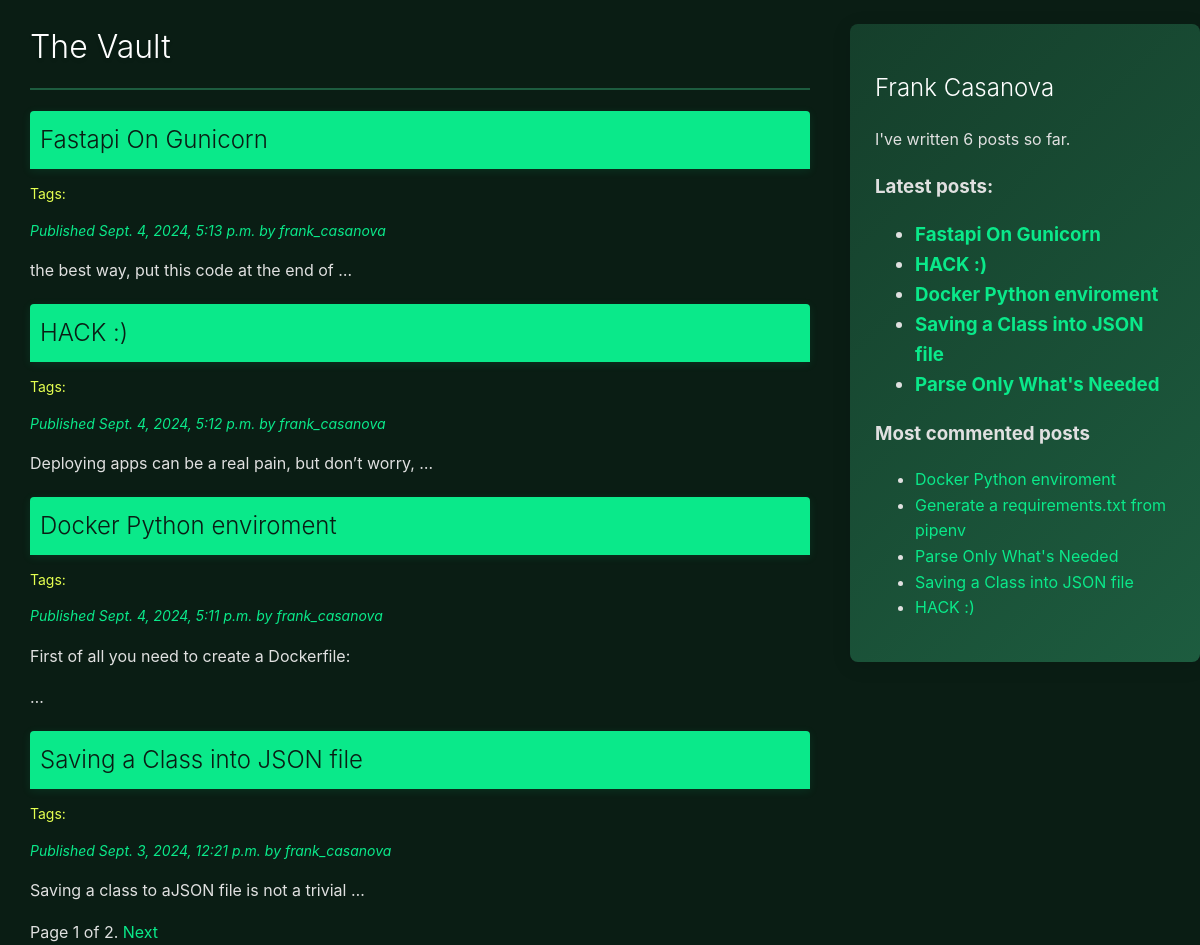
The app's page /, older data.
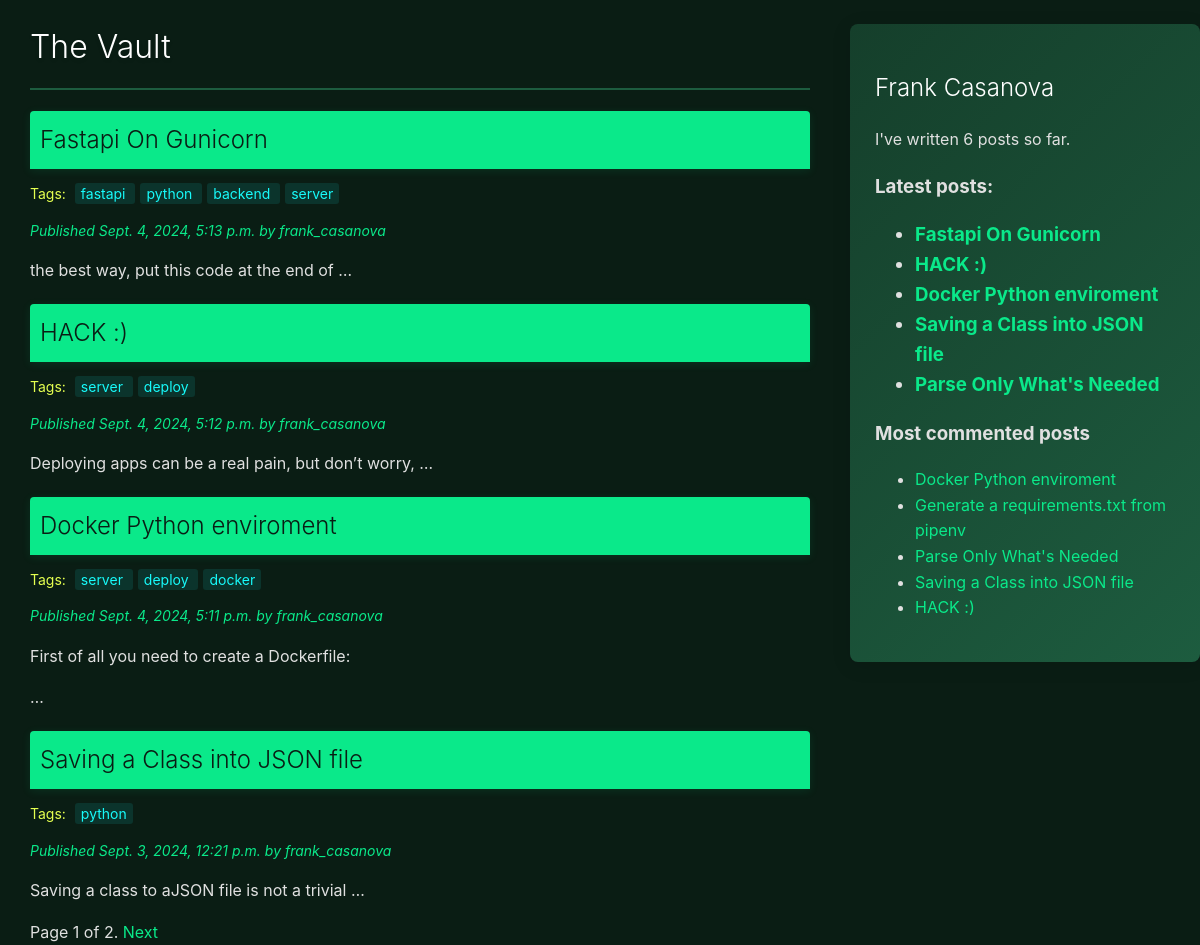
The same page, newer data.
### blog/models.py (models this page shows, shortened)
class Post_djb(models.Model):
    class Status(models.TextChoices):
        DRAFT = 'd', 'Draft'
        PUBLISHED = 'p', 'Published'
    title = models.CharField(max_length=87)
    slug = models.SlugField(max_length=87, unique_for_date='publish')
    author = models.ForeignKey(settings.AUTH_USER_MODEL, on_delete=models.CASCADE, related_name='blog_posts')
    body = models.TextField()
    publish = models.DateTimeField(default=timezone.now)
    created = models.DateTimeField(auto_now_add=True)
    updated = models.DateTimeField(auto_now=True)
    status = models.CharField(max_length=1, choices=Status.choices, default=Status.DRAFT)
    objects = models.Manager()
    published = PublishedManager()
    tags = TaggableManager()
    class Meta:
        ordering = ['-publish']
        indexes = [
            models.Index(fields=['-publish']),
        ]
    def get_absolute_url(self):
        return reverse("blog:post_detail", args=[
            self.publish.year,
            self.publish.month,
            self.publish.day,
            self.slug
            ])

### blog/views.py (the view)
# urls.py: path('', views.PostListView.as_view(), name='post_list'),
class PostListView(ListView):
    queryset = Post_djb.published.all()
    context_object_name = 'posts'
    paginate_by = 4
    template_name = 'blog/post/list.html'
    tag = None
    def get_queryset(self):
        queryset = super().get_queryset()
        if self.tag:
            queryset = queryset.filter(tags__in=[self.tag])
        return queryset
    def get_context_data(self, **kwargs):
        context = super().get_context_data(**kwargs)
        context['tag'] = self.tag
        return context
    def get(self, request, tag_slug=None):
        if tag_slug:
            self.tag = get_object_or_404(Tag, slug=tag_slug)
        return super().get(request)

### blog/models.py (called while the page is built)
    def get_queryset(self):
        return super().get_queryset().filter(status=Post_djb.Status.PUBLISHED)

### blog/templatetags/blog_tags.py (called while the page is built)
@register.simple_tag
def total_posts():
    return Post_djb.objects.count()

@register.inclusion_tag('blog/post/latest_posts.html')
def show_latest_posts(count=5):
    latest_posts = Post_djb.published.order_by('-publish')[:count]
    return {'latest_posts': latest_posts}

@register.simple_tag
def get_most_commented_posts(count=5):
    return Post_djb.published.annotate(total_comments=Count('comments')).order_by('-total_comments')[:count]

@register.filter(name='markdown')
def markdown_format(text):
    return mark_safe(markdown.markdown(text))

### blog/templates/blog/post/list.html (shortened to what this page needs)
{% extends "blog/base.html" %}
{% load blog_tags %}
{% block content %}
<a href="{% url 'blog:post_list' %}">
  <h1 class="title">The Vault</h1>
</a>
  {% for post in posts %}
      <a href="{{ post.get_absolute_url }}">
        <h2 class="post-title">{{ post.title }}</h2>
      </a>
      <p class="tags">
        Tags:
        {% for tag in post.tags.all %}
          <a href="{% url "blog:post_list_by_tag" tag.slug %}">
            {{ tag.name }}
          </a>{% if not forloop.last %} {% endif %}
        {% endfor %}
      </p>
    <p class="date">
      Published {{ post.publish }} by {{ post.author }}
    </p>
    <div class="post-body">
      {{ post.body|markdown|truncatewords_html:10|safe }}
    </div>
  {% endfor %}
  {% include "pagination.html" with page=page_obj %}
{% endblock %}

### blog/templates/blog/base.html (shortened to what this page needs)
{% load blog_tags %}
{% load static %}
<!DOCTYPE html>
<html>
<head>
  <link href="{% static "css/style.css" %}" rel="stylesheet">
</head>
<body>
  <div id="content">
    {% block content %}
    {% endblock %}
  </div>
  <div id="sidebar">
    <h2>Frank Casanova</h2>
    <p>I've written {% total_posts %} posts so far.</p>
    <h3>Latest posts:<h3>
    {% show_latest_posts 5 %}
    <h3>Most commented posts</h3>
    {% get_most_commented_posts as most_commented_posts %}
    <ul>
      {% for post in most_commented_posts %}
        <li>
          <a href="{{ post.get_absolute_url }}">{{ post.title }}</a>
        </li>
      {% endfor %}
    </ul>
  </div>
</body>
</html>

### blog/templates/pagination.html (shortened to what this page needs)
<div class="pagination">
    <span class="step-links">
      <span class="current">
        Page {{ page.number }} of {{ page.paginator.num_pages }}.
      </span>
      {% if page.has_next %}
        <a href="?page={{ page.next_page_number }}">Next</a>
      {% endif %}
    </span>
  </div>

### blog/templates/blog/post/latest_posts.html
<ul>
    {% for post in latest_posts %}
      <li>
        <a href="{{ post.get_absolute_url }}">{{ post.title }}</a>
      </li>
    {% endfor %}
  </ul>

### blog/static/css/style.css (style rules this page uses)
body { margin: 0; padding: 0; font-family: 'Inter', sans-serif; background-color: #0A1D14; color: #E0E0E0; line-height: 1.6; transition: background-color 0.5s ease, color 0.5s ease; }
html { scroll-behavior: smooth; }
a { color: #0AE98A; text-decoration: none; transition: color 0.3s ease, transform 0.3s ease; }
h1, h2 { font-weight: 300; color: #FFFFFF; }
h1 { padding-bottom: 15px; border-bottom: 2px solid #1D5C3F; text-shadow: 0 2px 4px rgba(0,0,0,0.1); }
h2.post-title { background-color: #0AE98A; color: #0A1D14; padding: 10px; margin: 20px 0 0; transition: all 0.3s ease; border-radius: 4px 4px 0 0; box-shadow: 0 2px 10px rgba(10,233,138,0.1); }
p.tags { font-size: 0.875rem; color: #E5FF50; }
p.tags a { color: #17FAFA; padding: 2px 6px; margin-left: 5px; border-radius: 3px; background-color: rgba(23,250,250,0.1); transition: all 0.3s ease; }
#content { float: left; width: 65%; padding: 0 2.5%; }
#sidebar { float: right; width: 25%; padding: 25px; background: linear-gradient(135deg, #153F2B, #1D5C3F); border-radius: 8px; box-shadow: 0 4px 20px rgba(0,0,0,0.1); margin-top: 1.5rem; }
p.date { color: #0AE98A; font-size: 0.875rem; font-style: italic; margin-bottom: 15px; }
.post, .comment, #sidebar { animation: fadeIn 0.5s ease-out; }

Row changes from the older to the newer data that the page shows:
added Tag: name "fastapi", shown under Post_djb "Fastapi On Gunicorn"
added Tag: name "python"
added Tag: name "backend", shown under Post_djb "Fastapi On Gunicorn"
added Tag: name "server"
added Tag: name "deploy"
added Tag: name "docker", shown under Post_djb "Docker Python enviroment"
